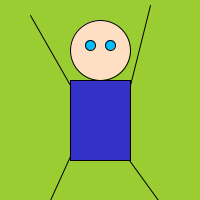
Frame 1 (no input)
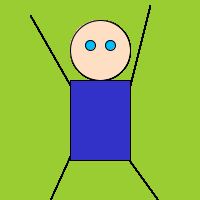
Frame 60 (the mouse pressed at the canvas centre just before this capture)
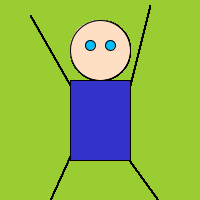
Frame 120 (the mouse held since frame 60 and released just before this capture)

The Processing sketch that drew these frames (run headless with seeded random() and noise(); from frame 60 on, the mouse is pressed at the canvas centre):

// Processing sketch: processing_127275
// ── processing_127275.pde

void setup() {  //setup function called initially, only once
  size (200, 200);
  background (154,205,50);

}

void draw() {  //draw function loops 
  fill (255,223,196);
  ellipseMode (CENTER);
  ellipse (100,50,60,60);     //head
  fill (0,191,255);
  ellipse (110,45,10,10);     //right eye
  ellipse (90,45,10,10);      //left eye
  line (158,200,100,120);     //right leg
  line (50,200,100,90);       //left leg
  fill (50,50,200);
  rect (70,80,60,80);         //body
  line (30,15,70,85);         // left arm
  line (150, 5, 130, 85);     //right arm
  
  
}
